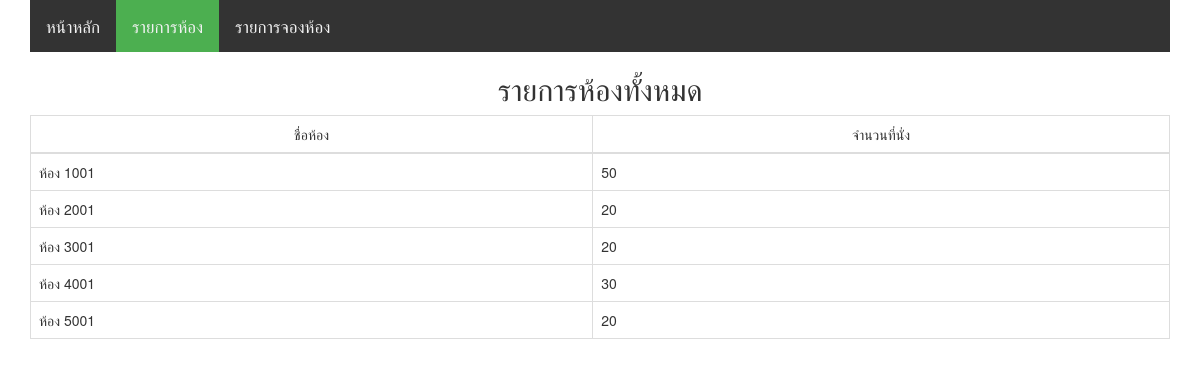
/admin_listroom.php (signed in), run on the app's committed database.
### tables this page shows
CREATE TABLE `tb_room` (
  `id` int(11) NOT NULL,
  `name` varchar(30) NOT NULL,
  `seats` int(5) NOT NULL
);

### admin_listroom.php (the view, shortened to what this page needs)
<?php
include("config.php");
$sql = "SELECT * FROM tb_room";
$result = $conn->query($sql);
?>
<!DOCTYPE html>
<html>
<head>
<link rel="stylesheet" href="https://stackpath.bootstrapcdn.com/bootstrap/3.4.1/css/bootstrap.min.css">
<link rel="stylesheet" href="https://stackpath.bootstrapcdn.com/bootstrap/3.4.1/css/bootstrap-theme.min.css">
<script src="https://stackpath.bootstrapcdn.com/bootstrap/3.4.1/js/bootstrap.min.js"></script></head>
<body>
  <div class="container">
  <div class="row">
    <div class="col-md-12">
<link rel="stylesheet" href="https://cdnjs.cloudflare.com/ajax/libs/font-awesome/4.7.0/css/font-awesome.min.css">
<div class="topnav" id="myTopnav">
  <a href="admin_page.php">หน้าหลัก</a>
  <a href="admin_listroom.php" class="active">รายการห้อง</a>
  <a href="admin_nroom.php">รายการจองห้อง</a>
</div>
      <h2 class="text-center">รายการห้องทั้งหมด</h2>
      <table class="table table-bordered">
        <thead>
          <tr>
            <td class="text-center">ชื่อห้อง</td>
            <td class="text-center">จำนวนที่นั่ง</td>
          </tr>
        </thead>
        <tbody>
      <?php while($row = $result->fetch_assoc()) { ?>
        <tr>
          <td><?php echo $row["name"]; ?></td>
          <td><?php echo $row["seats"]; ?></td>
        </tr>
      <?php } ?>
    </tbody>
      </table>
    </div>
</div>
</div>
</body>
</html>

### admin_listroom.php (style rules this page uses)
.topnav { background-color: #333; overflow: hidden; }
.topnav a { float: left; display: block; color: #f2f2f2; text-align: center; padding: 14px 16px; text-decoration: none; font-size: 17px; }
.active { background-color: #4CAF50; color: white; }

### data on the page
tb_room: name "ห้อง 1001", seats "50"
tb_room: name "ห้อง 2001", seats "20"
tb_room: name "ห้อง 3001", seats "20"
tb_room: name "ห้อง 4001", seats "30"
tb_room: name "ห้อง 5001", seats "20"
